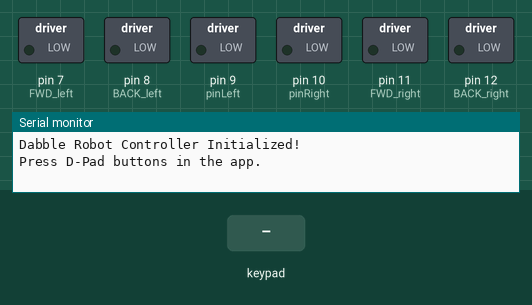
This sketch was run on a simulated Arduino Uno, built with avr-gcc and run on an emulated ATmega328P. Parts: switched loads named in the sketch (green lamp = pin HIGH), the last lines printed to the serial monitor. The test bench sets the inputs (shaded band).

Above: at 1.2 s.
1.3 s: key 'U' pressed
At 2.7 s:
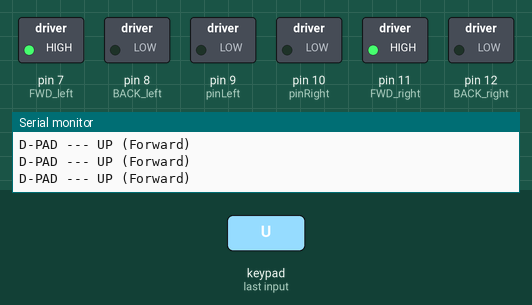
3.2 s: key 'D' pressed
At 4.2 s:
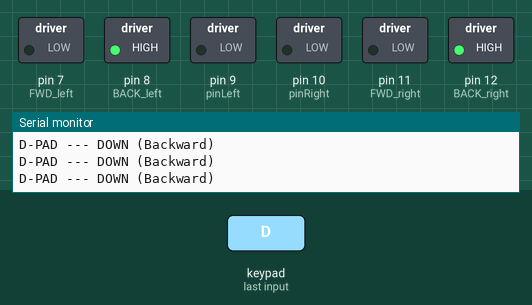
5.1 s: key 'L' pressed
At 5.9 s:
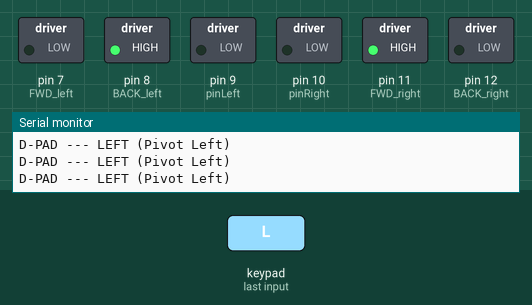
7.0 s: key 'R' pressed
At 8.5 s:
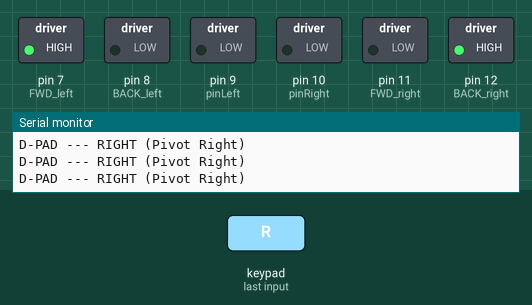
Timing chart, 0 to 9.9 s (numbered marks = the images above; inputs shaded):
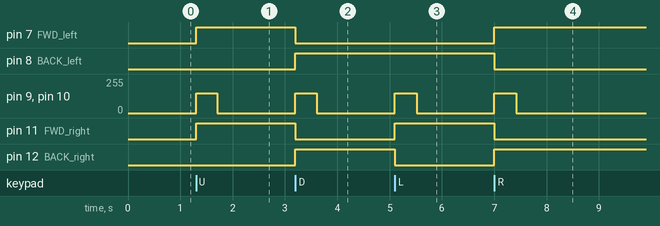

Measured:
- after the input at 1.3 s, pin 7 (FWD_left), pin 11 (FWD_right): LOW → HIGH at once; pin 9 (pinLeft), pin 10 (pinRight): 0/255 → 150/255 at once, → 0/255 0.41 s later
- after the input at 3.2 s, pin 7 (FWD_left), pin 11 (FWD_right): HIGH → LOW at once; pin 8 (BACK_left), pin 12 (BACK_right): LOW → HIGH at once; pin 9 (pinLeft), pin 10 (pinRight): 0/255 → 150/255 at once, → 0/255 0.41 s later
- after the input at 5.1 s, pin 9 (pinLeft), pin 10 (pinRight): 0/255 → 150/255 at once, → 0/255 0.42 s later; pin 11 (FWD_right): LOW → HIGH at once; pin 12 (BACK_right): HIGH → LOW at once
- after the input at 7.0 s, pin 7 (FWD_left), pin 12 (BACK_right): LOW → HIGH at once; pin 8 (BACK_left), pin 11 (FWD_right): HIGH → LOW at once; pin 9 (pinLeft), pin 10 (pinRight): 0/255 → 150/255 at once, → 0/255 0.42 s later

The sketch:

Dpad_bluetooth_test.ino
```cpp
// -----------------------------------------------------------------
// THIS CODE IS FOR THE "DABBLE" APP (GAMEPAD MODULE)
// --- D-Pad Motor Control ---
// -----------------------------------------------------------------

#include <SoftwareSerial.h>

// Tell the Dabble library which modules we are using
#define CUSTOM_SETTINGS
#define INCLUDE_GAMEPAD_MODULE

#include <Dabble.h>

// --- Your Motor Pin Definitions ---
const int pinRight = 10;    // Right motor PWM speed (Enable)
const int pinLeft = 9;      // Left motor PWM speed (Enable)
const int FWD_left = 7;     // Left motor Forward
const int BACK_left = 8;    // Left motor Backward
const int FWD_right = 11;   // Right motor Forward
const int BACK_right = 12;  // Right motor Backward

// --- Your Bluetooth Pin Definitions ---
// NOTE: This uses D2 for RX, D3 for TX
// Make sure your wiring matches!
SoftwareSerial BTSerial(2, 3); // RX, TX

// --- Your Speed Setting ---
// "Medium speed" (0 = off, 255 = full speed)
const int MEDIUM_SPEED = 150;

void setup() {
  // Start the serial for the computer (for debugging)
  Serial.begin(9600);
  Serial.println("Dabble Robot Controller Initialized!");
  Serial.println("Press D-Pad buttons in the app.");

  // Start the serial for the HM-10 module
  BTSerial.begin(9600);

  // Give the Dabble library our BTSerial port to use
  Dabble.begin(BTSerial);

  // Set all motor pins to OUTPUT
  pinMode(pinRight, OUTPUT);
  pinMode(pinLeft, OUTPUT);
  pinMode(FWD_left, OUTPUT);
  pinMode(BACK_left, OUTPUT);
  pinMode(FWD_right, OUTPUT);
  pinMode(BACK_right, OUTPUT);

  // Start with motors stopped
  robot_stop();
}

void loop() {
  // This function reads data from the HM-10
  // and updates the Gamepad button states.
  Dabble.processInput();

  // --- Check for D-Pad Button Data ---
  if (GamePad.isUpPressed()) {
    Serial.println("D-PAD --- UP (Forward)");
    robot_forward();
  }
  else if (GamePad.isDownPressed()) {
    Serial.println("D-PAD --- DOWN (Backward)");
    robot_backward();
  }
  else if (GamePad.isLeftPressed()) {
    Serial.println("D-PAD --- LEFT (Pivot Left)");
    robot_pivot_left();
  }
  else if (GamePad.isRightPressed()) {
    Serial.println("D-PAD --- RIGHT (Pivot Right)");
    robot_pivot_right();
  }
  else {
    // If no D-Pad button is pressed, stop the robot
    robot_stop();
  }
}

// --- Motor Control Functions ---

void robot_forward() {
  // Set direction
  digitalWrite(FWD_left, HIGH);
  digitalWrite(BACK_left, LOW);
  digitalWrite(FWD_right, HIGH);
  digitalWrite(BACK_right, LOW);
  // Set speed
  analogWrite(pinLeft, MEDIUM_SPEED);
  analogWrite(pinRight, MEDIUM_SPEED);
}

void robot_backward() {
  // Set direction
  digitalWrite(FWD_left, LOW);
  digitalWrite(BACK_left, HIGH);
  digitalWrite(FWD_right, LOW);
  digitalWrite(BACK_right, HIGH);
  // Set speed
  analogWrite(pinLeft, MEDIUM_SPEED);
  analogWrite(pinRight, MEDIUM_SPEED);
}

void robot_pivot_left() {
  // Set direction (Left motor back, Right motor fwd)
  digitalWrite(FWD_left, LOW);
  digitalWrite(BACK_left, HIGH);
  digitalWrite(FWD_right, HIGH);
  digitalWrite(BACK_right, LOW);
  // Set speed
  analogWrite(pinLeft, MEDIUM_SPEED);
  analogWrite(pinRight, MEDIUM_SPEED);
}

void robot_pivot_right() {
  // Set direction (Left motor fwd, Right motor back)
  digitalWrite(FWD_left, HIGH);
  digitalWrite(BACK_left, LOW);
  digitalWrite(FWD_right, LOW);
  digitalWrite(BACK_right, HIGH);
  // Set speed
  analogWrite(pinLeft, MEDIUM_SPEED);
  analogWrite(pinRight, MEDIUM_SPEED);
}

void robot_stop() {
  // Set speed to 0
  analogWrite(pinLeft, 0);
  analogWrite(pinRight, 0);
  // (Direction doesn't matter when speed is 0)
}
```
